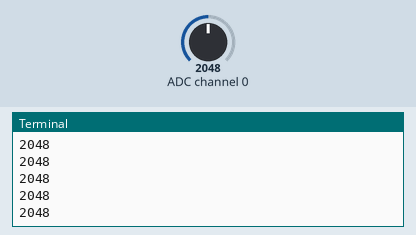
Recording of a program running on a simulated Raspberry Pi (BCM pin numbers). On the bench: the last lines printed to the terminal. Inputs (shaded band) come from the test bench; at power-on: ADC channel 0 = 2048 (analog values on the 0–4095 scale).

Above: at 1.2 s.
1.3 s: ADC channel 0 set to 2866
At 1.56 s:
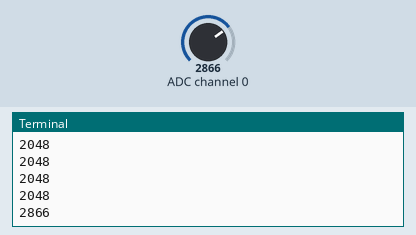
2.8 s: ADC channel 0 set to 3603
At 2.96 s:
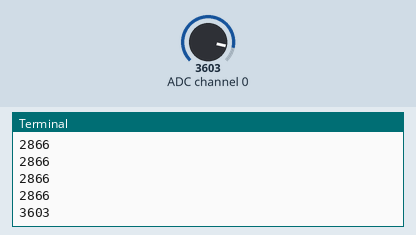
Timing chart, 0 to 5.8 s (numbered marks = the images above; inputs shaded):
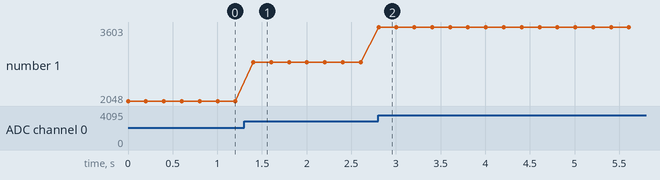

Measured:
- after the input at 1.3 s, the terminal: prints a new line after 0.10 s (image 1)
- after the input at 2.8 s, the terminal: prints a new line at once (image 2)
- plotted number 1: 2048 → 2866 after the input at 1.3 s, 2866 → 3603 after the input at 2.8 s

The program:

pre_set_resist.py
```python
# -*- coding: utf-8 -*-
import RPi.GPIO as GPIO
from time import sleep

###############################
# MCP3208からSPI通信で12ビットのデジタル値を取得。0から7の8チャンネル使用可
###############################
def readadc(adcnum, clockpin, mosipin, misopin, cspin):
    if adcnum > 7 or adcnum < 0:
        return -1

    GPIO.output(cspin, GPIO.HIGH)
    GPIO.output(clockpin, GPIO.LOW)
    GPIO.output(cspin, GPIO.LOW)

    commandout = adcnum
    commandout |= 0x18  # スタートビット＋シングルエンドビット
    commandout <<= 3    # LSBから8ビット目を送信するようにする

    for i in range(5):
        # LSBから数えて8ビット目から4ビット目までを送信
        if commandout & 0x80:
            GPIO.output(mosipin, GPIO.HIGH)
        else:
            GPIO.output(mosipin, GPIO.LOW)
        commandout <<= 1
        GPIO.output(clockpin, GPIO.HIGH)
        GPIO.output(clockpin, GPIO.LOW)
    adcout = 0
    # 13ビット読む（ヌルビット＋12ビットデータ）
    for i in range(13):
        GPIO.output(clockpin, GPIO.HIGH)
        GPIO.output(clockpin, GPIO.LOW)
        adcout <<= 1
        if i>0 and GPIO.input(misopin)==GPIO.HIGH:
            adcout |= 0x1
    GPIO.output(cspin, GPIO.HIGH)
    return adcout

GPIO.setmode(GPIO.BCM)
# ピンの名前を変数として定義
SPICS = 8
SPIMISO = 9
SPIMOSI = 10
SPICLK = 11

# SPI通信用の入出力を定義
GPIO.setup(SPICLK, GPIO.OUT)
GPIO.setup(SPIMOSI, GPIO.OUT)
GPIO.setup(SPIMISO, GPIO.IN)
GPIO.setup(SPICS, GPIO.OUT)

try:
    while True:
        inputVal0 = readadc(0, SPICLK, SPIMOSI, SPIMISO, SPICS)
        print(inputVal0)
        sleep(0.2)

except KeyboardInterrupt:
    pass

GPIO.cleanup()
```
